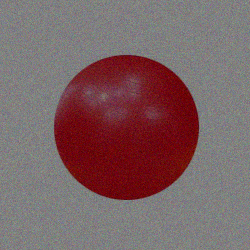
#> input picture HW5/redBall.png, 250 x 250 px
$ python q2_OtsuImplementation.py
#> lines starting #> are read from the running program, lines starting #| are printed output that depends on the picture
import cv2
import numpy as np
from matplotlib import pyplot as plt
thresholds=[]
def otsu(gray):
    his, _ = np.histogram(gray, np.array(range(0, 256)))
    final_thresh = -1
    final_value = -1
    for t in range(255):
        value = np.sum(his[t:])*np.sum(his[:t])* ((1.0/(gray.shape[0] * gray.shape[1]))**2)*((np.mean(his[:t]) - np.mean(his[t:])) ** 2)
        if value > final_value:
            final_thresh = t
            final_value = value
        thresholds.append(value)
        plt.bar(t, value, .1, alpha=0.5, color='navy')
    for i in range(len(gray)):
        for j in range(len(gray[0])):
            if gray[i][j] > final_thresh:
                gray[i][j] = 255
            else:
                gray[i][j] = 0
    return gray,final_thresh

img = cv2.imread('redBall.png',0)
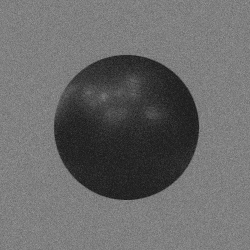
#> img: shape (250, 250); min 22, max 155, mean 106.1
fin,v= otsu(img)
#> in otsu, `his, _ = np.histogram(gray, np.array(range(0, 256)))`: his = 255 values, max 2764 at index 127, min 0 at index 0, mean 245.1
#> the loop in otsu, `for t in range(255):` made 255 passes
#> (value, final_value) on passes 2, 24, 25, 26, 27, 28, 29, 30, 31, 32, 33, 34: (0, 0), (1.16, 1.16), (4.68, 4.68), (14.12, 14.12), (34.23, 34.23), (63.81, 63.81), (127.8, 127.8), (244.4, 244.4), (439.7, 439.7), (673.3, 673.3), (976.5, 976.5), (1248.5, 1248.5)
#> value on passes 1, 3, 4, 5, 6, 7: nan, 0, 0, 0, 0, 0
#> after the loop in otsu, `for t in range(255):`: final_thresh = 133; final_value = 13089.1; thresholds = 255 items, first 6: nan, 0, 0, 0, 0, 0
#> after the loop in otsu, `for i in range(len(gray)):`:
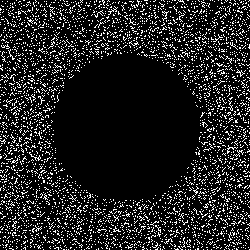
#> gray: shape (250, 250); 13.2% white in thin lines or dots
#> v = 133
cv2.imwrite("fin.jpg",fin)
print(v)
#| 133
y_pos = np.arange(len(thresholds))
#> y_pos = 255 values from 0 to 254
plt.xticks(y_pos, thresholds)
plt.legend(loc='best')
plt.show()
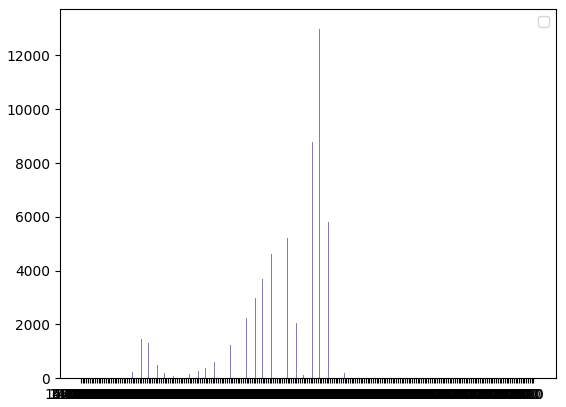
#> figure drawn by matplotlib, 1 panel
